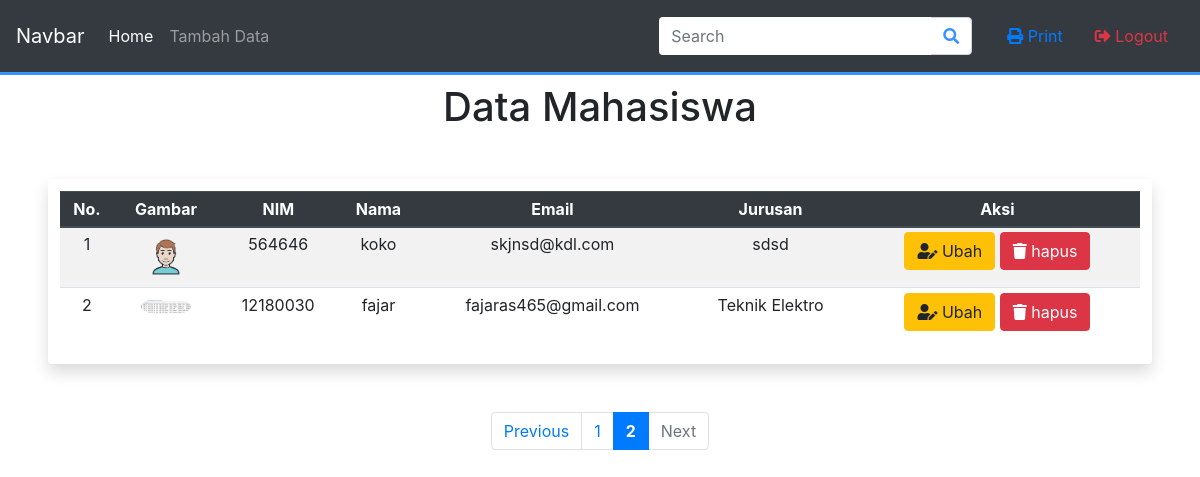
Screenshot of /index.php?halaman=2 (signed in) with the database file from the repository.
### tables this page shows
CREATE TABLE `mahasiswa` (
  `id` int(11) NOT NULL,
  `nama` varchar(200) NOT NULL,
  `nim` varchar(10) NOT NULL,
  `email` varchar(100) NOT NULL,
  `jurusan` varchar(100) NOT NULL,
  `gambar` varchar(100) NOT NULL
);

### functions.php (called while the page is built, shortened)
<?php
$conn = mysqli_connect("sql109.epizy.com", "epiz_26022556", "hNwc2tAD1mNTT", "epiz_26022556_phpdasar");
function query($query)
{
  global $conn;
  $result = mysqli_query($conn, $query);
  $rows = [];
  while ($row = mysqli_fetch_assoc($result)) {
    $rows[] = $row;
  }
  return $rows;
}

### index.php (the view, shortened to what this page needs)
<?php
require 'functions.php';
$jmlDataPerhalaman = 5;
$jmlData = count(query("SELECT * FROM mahasiswa"));
$jmlHalaman = ceil($jmlData / $jmlDataPerhalaman);
$halAktif = (isset($_GET["halaman"])) ? $_GET["halaman"] : 1;
$awalData = ($jmlDataPerhalaman * $halAktif) - $jmlDataPerhalaman;
$mahasiswa = query("SELECT * FROM mahasiswa LIMIT $awalData, $jmlDataPerhalaman");
?>
<!DOCTYPE html>
<html lang="en">
<head>
  <link rel="stylesheet" href="css/bootstrap.min.css">
  <link rel="stylesheet" href="css/style.css">
  <link rel="stylesheet" href="css/all.css">
  <link href="css/floating-labels.css" rel="stylesheet">
</head>
<body>
  <nav class="navbar navbar-expand-lg navbar-dark bg-dark p-3">
    <a class="navbar-brand" href="#">Navbar</a>
    <div class="collapse navbar-collapse" id="navbarSupportedContent">
      <ul class="navbar-nav mr-auto">
        <li class="nav-item active">
          <a class="nav-link" href="index.php">Home <span class="sr-only">(current)</span></a>
        </li>
        <li class="nav-item">
          <a class="nav-link" href="tambah.php">Tambah Data</a>
        </li>
      </ul>
      <div class="row mr-1">
        <form class="form-inline" method="post">
          <div class="col">
            <div class="input-group">
              <input class="form-control" type="text" placeholder="Search" aria-label="Search" name="keyword" id="search" autocomplete="off" autofocus>
              <span class="input-group-append">
                <div class="input-group-text bg-white"><i class="fa fa-search"></i></div>
              </span>
            </div>
          </div>
        </form>
      </div>
      <a class="nav-link text-primary" href="print.php" target="_blank"><i class="fas fa-print"></i> Print</a>
      <a class="nav-link text-danger" href="logout.php" data-toggle="modal" data-target="#logutModal"><i class="fas fa-sign-out-alt"></i> Logout</a>
    </div>
  </nav>
  <h1 class="text-center mt-2">Data Mahasiswa</h1>
  <div class="shadow p-2 m-5 bg-white rounded">
    <div class="table-responsive-sm p-1" id="container">
      <table class="table table-striped table-sm">
        <thead class="thead-dark">
          <tr>
            <th scope="col" class="text-center">No.</th>
            <th scope="col" class="text-center">Gambar</th>
            <th scope="col" class="text-center">NIM</th>
            <th scope="col" class="text-center">Nama</th>
            <th scope="col" class="text-center">Email</th>
            <th scope="col" class="text-center">Jurusan</th>
            <th scope="col" class="text-center aksi">Aksi</th>
          </tr>
        </thead>
        <?php $i = 1; ?>
        <?php foreach ($mahasiswa as $row) : ?>
          <tr>
            <td scope="row" class="text-center"><?= $i; ?></td>
            <td scope="row" class="text-center"><img src="img/<?= $row["gambar"] ?>" alt="" width="50" class="rounded-circle"></td>
            <td scope="row" class="text-center"><?= $row["nim"]; ?></td>
            <td scope="row" class="text-center"><?= $row["nama"]; ?></td>
            <td scope="row" class="text-center"><?= $row["email"]; ?></td>
            <td scope="row" class="text-center"><?= $row["jurusan"]; ?></td>
            <td scope="row" class="text-center aksi">
              <a href="ubah.php?id=<?= $row["id"] ?>" role="button" class="btn btn-warning"><i class="fas fa-user-edit"></i> Ubah</a>
              <a href="hapus.php?id=<?= $row["id"] ?>" data-toggle="modal" data-target="#hapusModal" role="button" class="btn btn-danger"><i class="fas fa-trash"></i> hapus</a>
            </td>
          </tr>
          <?php $i++ ?>
        <?php endforeach; ?>
      </table>
    </div>
  </div>
  <nav aria-label="...">
    <ul class="pagination justify-content-center">
      <?php if ($halAktif > 1) : ?>
        <li class="page-item">
          <a class="page-link" href="?halaman=<?= $halAktif - 1 ?>" aria-disabled="true">Previous</a>
        </li>
      <?php else : ?>
        <li class="page-item disabled">
          <a class="page-link" href="#" tabindex="-1" aria-disabled="true">Previous</a>
        </li>
      <?php endif; ?>
      <?php for ($i = 1; $i <= $jmlHalaman; $i++) : ?>
        <?php if ($i == $halAktif) : ?>
          <li class="page-item active" aria-current="page">
            <span class="page-link">
              <a href="?halaman=<?= $i; ?>" style="font-weight: bold; color: white;"><?= $i; ?></a>
            </span>
          </li>
        <?php else : ?>
          <li class="page-item"><a class="page-link" href="?halaman=<?= $i; ?>"><?= $i; ?></a></li>
        <?php endif; ?>
      <?php endfor; ?>
      <?php if ($halAktif < $jmlHalaman) : ?>
        <li class="page-item">
          <a class="page-link" href="?halaman=<?= $halAktif + 1 ?>" aria-disabled="true">Next</a>
        </li>
      <?php else : ?>
        <li class="page-item disabled">
          <a class="page-link" href="#" aria-disabled="true">Next</a>
        </li>
      <?php endif; ?>
    </ul>
  </nav>
</body>
</html>

### css/style.css (style rules this page uses)
* { margin: 0; padding: 0; box-sizing: border-box; }
.navbar { border-bottom: 3px solid #3693ff; }
.fa-search { color: #3693ff; }

### css/all.css (style rules this page uses)
.fa, .fas, .far, .fal, .fad, .fab { -moz-osx-font-smoothing: grayscale; -webkit-font-smoothing: antialiased; display: inline-block; font-style: normal; font-variant: normal; text-rendering: auto; line-height: 1; }
.fa-print:before { content: "\f02f"; }
.fa-search:before { content: "\f002"; }
.fa-sign-out-alt:before { content: "\f2f5"; }
.fa-trash:before { content: "\f1f8"; }
.fa-user-edit:before { content: "\f4ff"; }
.fa, .fas { font-family: 'Font Awesome 5 Free'; font-weight: 900; }

### css/floating-labels.css (style rules this page uses)
:root { --input-padding-x: .75rem; --input-padding-y: .75rem; }
.form-control { border: 0; }

### rows the page displays
mahasiswa: gambar (picture), nim "564646", nama "koko", email "skjnsd@kdl.com", jurusan "sdsd"
mahasiswa: gambar (picture), nim "12180030", nama "fajar", email "fajaras465@gmail.com", jurusan "Teknik Elektro"
